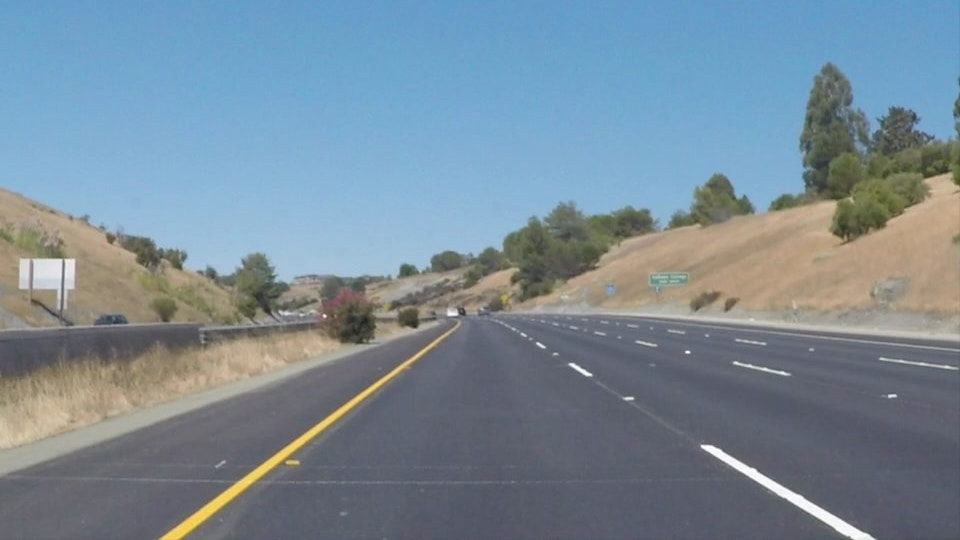
#> input picture CarND-LaneLines-P1/test_images/solidYellowCurve2.jpg, 960 x 540 px
$ jupyter execute --allow-errors P1.ipynb   (shell and % lines are left out)
#> lines starting #> are read from the running program, lines starting #| are printed output that depends on the picture; after the words box and inside, x2 and y2 are one past the last pixel; in counts of white or black regions, pixels touching at a corner belong together
# Self-Driving Car Engineer Nanodegree

## Project: **Finding Lane Lines on the Road**
***
In this project, you will use the tools you learned about in the lesson to identify lane lines on the road.  You can develop your pipeline on a series of individual images, and later apply the result to a video stream (really just a series of images). Check out the video clip "raw-lines-example.mp4" (also contained in this repository) to see what the output should look like after using the helper functions below.

Once you have a result that looks roughly like "raw-lines-example.mp4", you'll need to get creative and try to average and/or extrapolate the line segments you've detected to map out the full extent of the lane lines.  You can see an example of the result you're going for in the video "P1_example.mp4".  Ultimately, you would like to draw just one line for the left side of the lane, and one for the right.

In addition to implementing code, there is a brief writeup to complete. The writeup should be completed in a separate file, which can be either a markdown file or a pdf document. There is a [write up template](https://github.com/udacity/CarND-LaneLines-P1/blob/master/writeup_template.md) that can be used to guide the writing process. Completing both the code in the Ipython notebook and the writeup template will cover all of the [rubric points](https://review.udacity.com/#!/rubrics/322/view) for this project.

---
Let's have a look at our first image called 'test_images/solidWhiteRight.jpg'.  Run the 2 cells below (hit Shift-Enter or the "play" button above) to display the image.

**Note: If, at any point, you encounter frozen display windows or other confounding issues, you can always start again with a clean slate by going to the "Kernel" menu above and selecting "Restart & Clear Output".**

---

**The tools you have are color selection, region of interest selection, grayscaling, Gaussian smoothing, Canny Edge Detection and Hough Tranform line detection.  You  are also free to explore and try other techniques that were not presented in the lesson.  Your goal is piece together a pipeline to detect the line segments in the image, then average/extrapolate them and draw them onto the image for display (as below).  Once you have a working pipeline, try it out on the video stream below.**

---

<figure>

 <figcaption>
 <p></p>
 <p style="text-align: center;"> Your output should look something like this (above) after detecting line segments using the helper functions below </p>
 </figcaption>
</figure>
 <p></p>
<figure>

 <figcaption>
 <p></p>
 <p style="text-align: center;"> Your goal is to connect/average/extrapolate line segments to get output like this</p>
 </figcaption>
</figure>

**Run the cell below to import some packages.  If you get an `import error` for a package you've already installed, try changing your kernel (select the Kernel menu above --> Change Kernel).  Still have problems?  Try relaunching Jupyter Notebook from the terminal prompt.  Also, see [this forum post](https://carnd-forums.udacity.com/cq/viewquestion.action?spaceKey=CAR&id=29496372&questionTitle=finding-lanes---import-cv2-fails-even-though-python-in-the-terminal-window-has-no-problem-with-import-cv2) for more troubleshooting tips.**

## Import Packages

[cell 1]
#importing some useful packages
import matplotlib.pyplot as plt
import matplotlib.image as mpimg
import numpy as np
import cv2

## Read in an Image

[cell 2]
#reading in an image
image_dir = "test_images/"
image_out_dir = "test_images_out/"
image_file = "solidYellowCurve2.jpg"

# [7 lines of commented-out code are left out]
image = mpimg.imread(image_dir + image_file)
#> image is the input picture: shape (540, 960, 3); mean R, G, B 120.7, 138.6, 151.5


#printing out some stats and plotting
print('This image is:', type(image), 'with dimensions:', image.shape)
#| This image is: <class 'numpy.ndarray'> with dimensions: (540, 960, 3)
plt.imshow(image)  # if you wanted to show a single color channel image called 'gray', for example, call as plt.imshow(gray, cmap='gray')

## Ideas for Lane Detection Pipeline

**Some OpenCV functions (beyond those introduced in the lesson) that might be useful for this project are:**

`cv2.inRange()` for color selection
`cv2.fillPoly()` for regions selection
`cv2.line()` to draw lines on an image given endpoints
`cv2.addWeighted()` to coadd / overlay two images
`cv2.cvtColor()` to grayscale or change color
`cv2.imwrite()` to output images to file
`cv2.bitwise_and()` to apply a mask to an image

**Check out the OpenCV documentation to learn about these and discover even more awesome functionality!**

## Helper Functions

Below are some helper functions to help get you started. They should look familiar from the lesson!

[cell 3]
import math

global left_slopes, right_slopes, left_intercepts, right_intercepts
left_slopes    = []
left_intercepts = []
right_slopes   = []
right_intercepts = []


def grayscale(img):
    """Applies the Grayscale transform
    This will return an image with only one color channel
    but NOTE: to see the returned image as grayscale
    (assuming your grayscaled image is called 'gray')
    you should call plt.imshow(gray, cmap='gray')"""
    return cv2.cvtColor(img, cv2.COLOR_RGB2GRAY)
    # Or use BGR2GRAY if you read an image with cv2.imread()
    # return cv2.cvtColor(img, cv2.COLOR_BGR2GRAY)

def canny(img, low_threshold, high_threshold):
    """Applies the Canny transform"""
    return cv2.Canny(img, low_threshold, high_threshold)

def gaussian_blur(img, kernel_size):
    """Applies a Gaussian Noise kernel"""
    return cv2.GaussianBlur(img, (kernel_size, kernel_size), 0)

def region_of_interest(img, vertices):
    """
    Applies an image mask.

    Only keeps the region of the image defined by the polygon
    formed from `vertices`. The rest of the image is set to black.
    """
    #defining a blank mask to start with
    mask = np.zeros_like(img)

    #defining a 3 channel or 1 channel color to fill the mask with depending on the input image
    if len(img.shape) > 2:
        channel_count = img.shape[2]  # i.e. 3 or 4 depending on your image
        ignore_mask_color = (255,) * channel_count
    else:
        ignore_mask_color = 255

    #filling pixels inside the polygon defined by "vertices" with the fill color
    cv2.fillPoly(mask, vertices, ignore_mask_color)

    #returning the image only where mask pixels are nonzero
    masked_image = cv2.bitwise_and(img, mask)
    return masked_image

# Calculate one single left line and right line for a given lane
# The left line has a negative slope and the right line has a positive slope
# The left line is computed with the average slope and intercept of all the smaller lines which
# make up the left line in this frame and all the previous frames
# Likewise the right line is computed with the average slope and intercept of all the smaller lines which
# make up the right line in this frame and all the previous frames
# Returns: The left line and right line as a (slope, intercept) tuple
def average_slope_intercept(lines):
    # These globals caches all line slope, intercepts from all previous frames
    # The resulting average is a much smoother function than just the average of slope,intercept
    # for current frame in a moving video
    global left_slopes, right_slopes, left_intercepts, right_intercepts
    left_line = None
    right_line = None

    for line in lines:
        for x1, y1, x2, y2 in line:
            if x2==x1:
                continue # ignore a vertical line
            slope = (y2-y1)/(x2-x1)
            intercept = y2 - slope*x2
            linetuple = (x1,y1),(x2,y2)
            if slope < 0:
                left_slopes.append(slope)
                left_intercepts.append(intercept)
            else:
                right_slopes.append(slope)
                right_intercepts.append(intercept)

    left_slope_mean = np.mean(left_slopes)
    right_slope_mean = np.mean(right_slopes)
    left_intercept_mean = np.mean(left_intercepts)
    right_intercept_mean = np.mean(right_intercepts)
    left_line = (left_slope_mean, left_intercept_mean)
    right_line = (right_slope_mean, right_intercept_mean)

    return left_line, right_line # (slope, intercept), (slope, intercept)


def get_line_coord(y1, y2, line):
    """
    Convert a line represented in slope and intercept into pixel points
    """

    slope, intercept = line

    if math.isnan(slope) or math.isnan(intercept):
        return None
    #if slope == 0:
    #    return None

    # make sure everything is integer as cv2.line requires it
    x1 = int((y1 - intercept)/slope)
    x2 = int((y2 - intercept)/slope)
    y1 = int(y1)
    y2 = int(y2)

    return ((x1, y1), (x2, y2))

def extrapolated_lane_lines(image, lines):
    left_lane, right_lane = average_slope_intercept(lines)

    y1 = image.shape[0] # bottom of the image
    y2 = y1*0.65         # slightly lower than the middle

    left_line  = get_line_coord(y1, y2, left_lane)
    right_line = get_line_coord(y1, y2, right_lane)

    return left_line, right_line


def draw_lines(img, lines, color=[255, 0, 0], thickness=20):
    """
    NOTE: this is the function you might want to use as a starting point once you want to
    average/extrapolate the line segments you detect to map out the full
    extent of the lane (going from the result shown in raw-lines-example.mp4
    to that shown in P1_example.mp4).

    Think about things like separating line segments by their
    slope ((y2-y1)/(x2-x1)) to decide which segments are part of the left
    line vs. the right line.  Then, you can average the position of each of
    the lines and extrapolate to the top and bottom of the lane.

    This function draws `lines` with `color` and `thickness`.
    Lines are drawn on the image inplace (mmage).
    If you want to make the lines semi-tran    nk about combining
    this function with the weighted_img() funct      """
    for line in lines:
        if line is not None:
            xtuple,ytuple = line
            cv2.line(img, xtuple, ytuple, color, thickness)

def hough_lines(img, rho, theta, threshold, min_line_len, max_line_gap):
    """
    `img` should be the output of a Canny transform.

    Returns an image with hough lines drawn.
    """
    lines = cv2.HoughLinesP(img, rho, theta, threshold, np.array([]), minLineLength=min_line_len, maxLineGap=max_line_gap)
    line_img = np.zeros((img.shape[0], img.shape[1], 3), dtype=np.uint8)
    left_line, right_line = extrapolated_lane_lines(image, lines)

    draw_lines(line_img, [left_line, right_line])

    return line_img

# Python 3 has support for cool math symbols.

def weighted_img(img, initial_img, α=0.8, β=1., λ=0.):
    """
    `img` is the output of the hough_lines(), An image with lines drawn on it.
    Should be a blank image (all black) with lines drawn on it.

    `initial_img` should be the image before any processing.

    The result image is computed as follows:

    initial_img * α + img * β + λ
    NOTE: initial_img and img must be the same shape!
    """
    return cv2.addWeighted(initial_img, α, img, β, λ)

## Test Images

Build your pipeline to work on the images in the directory "test_images"
**You should make sure your pipeline works well on these images before you try the videos.**

[cell 4]
import os
os.listdir("test_images/")

## Build a Lane Finding Pipeline

Build the pipeline and run your solution on all test_images. Make copies into the `test_images_output` directory, and you can use the images in your writeup report.

Try tuning the various parameters, especially the low and high Canny thresholds as well as the Hough lines parameters.

[cell 5]
def detect_lane_lines(image):

    # Convert to grayscale to reduce effect / impact of color variation
    gray = grayscale(image)

    #plt.imshow(gray, cmap='gray')
    # Apply gaussia blur to reduce noise
    blur_image = gaussian_blur(gray, 9)
    #plt.imshow(blur_image, cmap='gray')

    # Apply Canny Edge detection to select interesting edges
    edges_image = canny(blur_image, 30, 90)
    plt.imshow(edges_image)

    imshape = image.shape

    # Select the region of interest for the lanes
    #vertices = np.array([[(imshape[1] * 0.158,imshape[0]),(imshape[1]*0.48, imshape[0]*0.60), (imshape[1]*0.52, imshape[0]*0.60), (imshape[1] * 0.94,imshape[0])]], dtype=np.int32)
    vertices = np.array([[(152,imshape[0]),(460, 320), (500, 320), (imshape[1]-60,imshape[0])]], dtype=np.int32)

    masked_edges = region_of_interest(edges_image, vertices)
    #plt.imshow(masked_edges)

    # Use Polar coordinates based Hough Transform to identify straight lines in the image
    rho = 1
    theta = np.pi/180
    threshold = 9
    min_line_len = 5
    max_line_gap = 1
    line_image = hough_lines(masked_edges, rho, theta, threshold, min_line_len, max_line_gap)
    #plt.imshow(line_image)


    # Draw the lines on the edge image
    combo = weighted_img(image, line_image, 2, 0.6, 1)
    return combo

# Walk through all the image files in the test_images directory and detect lane lines
# in each of them. Output the resulting composite images with lanes marked into
# test_images_output directory
def process_input_images():
  for file in os.listdir('test_images/'):
    #file = 'solidWhiteRight.jpg'
    image = mpimg.imread('test_images/' + file)
    combo = detect_lane_lines(image)
    #plt.imshow(combo)
    mpimg.imsave('test_images_output/' + file, combo)

# Let us mark lane lines in all the files in the input directory
process_input_images()
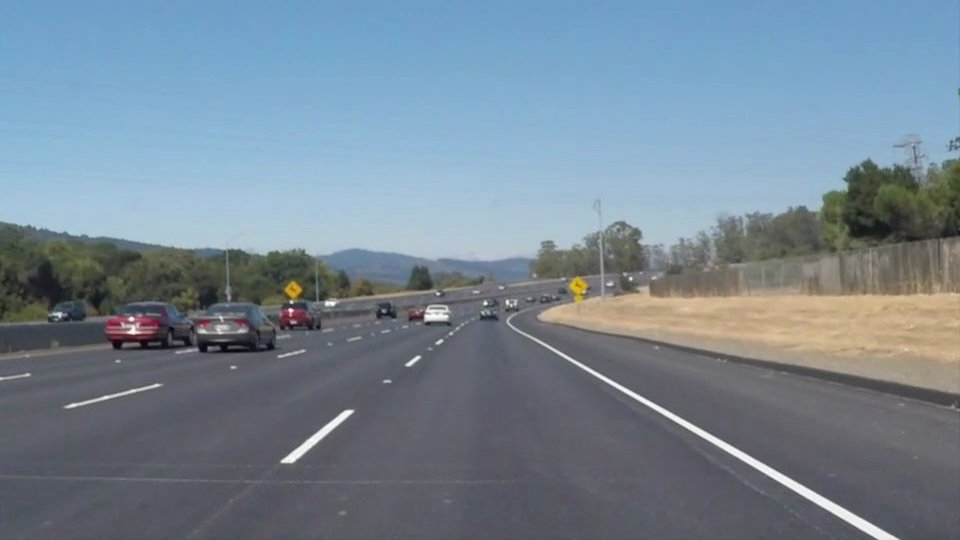
#> input picture CarND-LaneLines-P1/test_images/solidWhiteCurve.jpg, 960 x 540 px
#> in process_input_images, image is the input picture: shape (540, 960, 3); mean R, G, B 118.5, 134.5, 148.1
#> in grayscale, `return cv2.cvtColor(img, cv2.COLOR_RGB2GRAY)`:
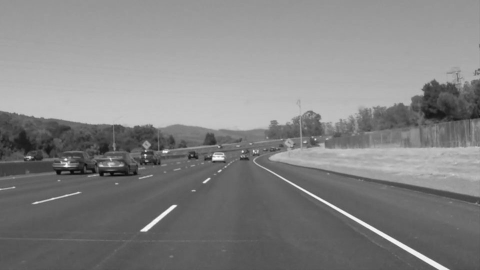
#> returned value: shape (540, 960) (shown at 1/2 size); min 5, max 255, mean 131.2
#> in canny, `return cv2.Canny(img, low_threshold, high_threshold)`:
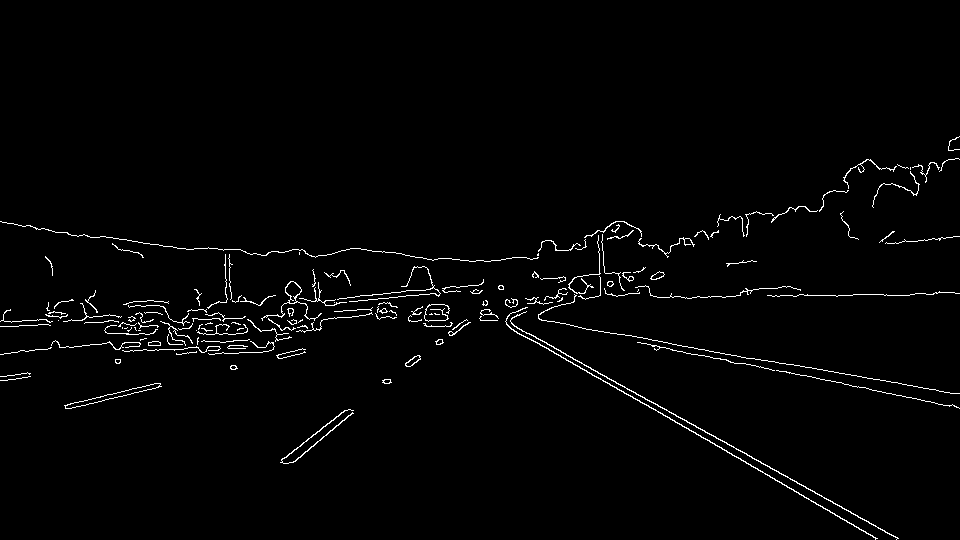
#> returned value: shape (540, 960); 1.7% white in thin lines or dots, all inside (x1, y1, x2, y2) = (0, 136, 960, 540)
#> in region_of_interest, `cv2.fillPoly(mask, vertices, ignore_mask_color)`:
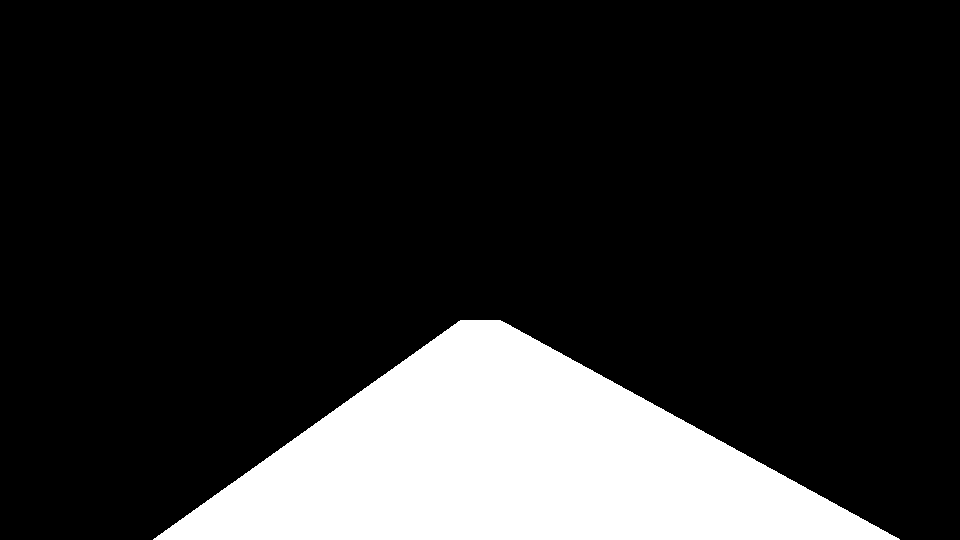
#> mask: shape (540, 960); 16.7% white; 1 white region, box (x1, y1, x2, y2) and area: (153, 320, 900, 540) 86814
#> in region_of_interest, `masked_image = cv2.bitwise_and(img, mask)`:
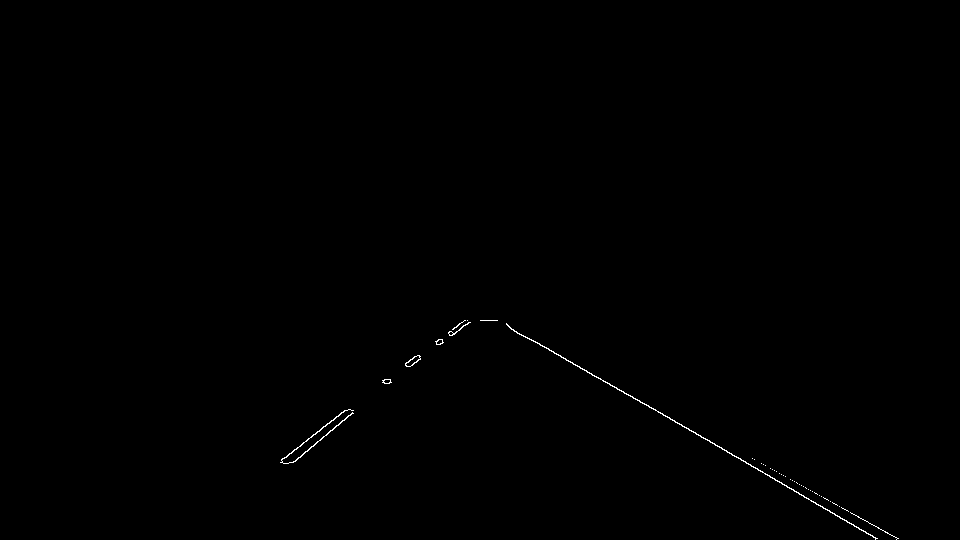
#> masked_image: shape (540, 960); 0.22% white in thin lines or dots, all inside (x1, y1, x2, y2) = (280, 320, 899, 540)
#> in hough_lines, `lines = cv2.HoughLinesP(img, rho, theta, threshold, np.array([]), minL..`: lines = 22 rows, first 6: [533, 340, 877, 538], [292, 451, 320, 430], [320, 429, 345, 410], [338, 425, 352, 413], [790, 479, 897, 538], [293, 462, 323, 436]
#> the loop in average_slope_intercept, `for line in lines:` made 22 passes
#> after the loop in average_slope_intercept, `for line in lines:`: left_intercepts = [670, 672.2, 714.7, 715.9, 679.9, 653, 769, 740.6, 678.9, 668, 669.5, 633, 760, 759, 669.2]; left_slopes = [-0.75, -0.76, -0.857, -0.867, -0.765, -0.7, -1, -0.938, -0.778, -0.75, -0.75, -0.667, -1, -1, -0.75]; right_intercepts = [33.22, 43.39, 31.89, 320, 30.49, 56.31, 56.3]; right_slopes = [0.576, 0.551, 0.579, 0, 0.581, 0.538, 0.55]
#> in average_slope_intercept, `left_slope_mean = np.mean(left_slopes)`: left_slope_mean = -0.822
#> in average_slope_intercept, `right_slope_mean = np.mean(right_slopes)`: right_slope_mean = 0.482
#> in average_slope_intercept, `left_intercept_mean = np.mean(left_intercepts)`: left_intercept_mean = 696.9
#> in average_slope_intercept, `right_intercept_mean = np.mean(right_intercepts)`: right_intercept_mean = 81.66
#> in average_slope_intercept, `left_line = (left_slope_mean, left_intercept_mean)`: left_line = (-0.822, 696.9)
#> in average_slope_intercept, `right_line = (right_slope_mean, right_intercept_mean)`: right_line = (0.482, 81.66)
#> in extrapolated_lane_lines, `left_lane, right_lane = average_slope_intercept(lines)`: left_lane = (-0.822, 696.9); right_lane = (0.482, 81.66)
#> in get_line_coord, `slope, intercept = line`: slope = -0.822; intercept = 696.9
#> in get_line_coord, `x1 = int((y1 - intercept)/slope)`: x1 = 190
#> in get_line_coord, `x2 = int((y2 - intercept)/slope)`: x2 = 420
#> in extrapolated_lane_lines, `left_line  = get_line_coord(y1, y2, left_lane)`: left_line = ((190, 540), (420, 351))
#> in extrapolated_lane_lines, `right_line = get_line_coord(y1, y2, right_lane)`: right_line = ((950, 540), (558, 351))
#> in hough_lines, `left_line, right_line = extrapolated_lane_lines(image, lines)`: left_line = ((190, 540), (420, 351)); right_line = ((950, 540), (558, 351))
#> after the loop in draw_lines, `for line in lines:`:
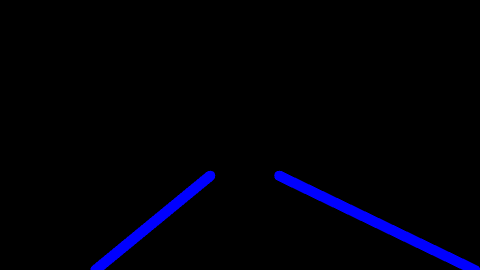
#> img: shape (540, 960, 3) (shown at 1/2 size); mean of channels 0, 1, 2 7.6, 0, 0; drawn as B, G, R
#> in weighted_img, `return cv2.addWeighted(initial_img, α, img, β, λ)`:
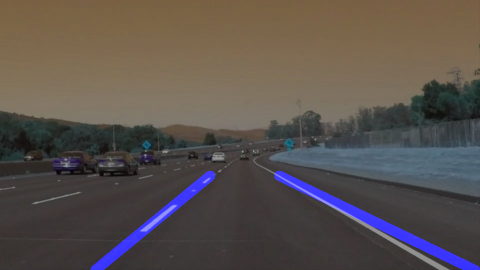
#> returned value: shape (540, 960, 3) (shown at 1/2 size); mean of channels 0, 1, 2 77.8, 81.7, 89.8; drawn as B, G, R
#> in process_input_images, `mpimg.imsave('test_images_output/' + file, combo)`:
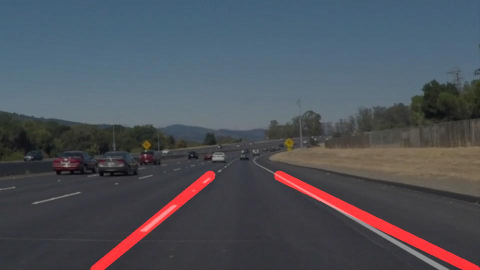
#> saved as solidWhiteCurve.jpg: shape (540, 960, 3) (shown at 1/2 size); mean R, G, B 77.9, 81.7, 89.8
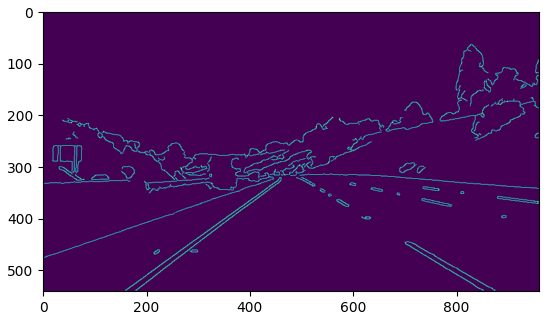
#> figure drawn by matplotlib, 1 panel

[cell 6]
# Import everything needed to edit/save/watch video clips
from moviepy.editor import VideoFileClip
from IPython.display import HTML

## Test on Videos

You know what's cooler than drawing lanes over images? Drawing lanes over video!

We can test our solution on two provided videos:

`solidWhiteRight.mp4`

`solidYellowLeft.mp4`

**Note: if you get an `import error` when you run the next cell, try changing your kernel (select the Kernel menu above --> Change Kernel).  Still have problems?  Try relaunching Jupyter Notebook from the terminal prompt. Also, check out [this forum post](https://carnd-forums.udacity.com/questions/22677062/answers/22677109) for more troubleshooting tips.**

**If you get an error that looks like this:**
```
NeedDownloadError: Need ffmpeg exe.
You can download it by calling:
imageio.plugins.ffmpeg.download()
```
**Follow the instructions in the error message and check out [this forum post](https://carnd-forums.udacity.com/display/CAR/questions/26218840/import-videofileclip-error) for more troubleshooting tips across operating systems.**

[cell 7]
def process_image(image):
    return detect_lane_lines(image)

Let's try the one with the solid white lane on the right first ...

[cell 8]
white_output = 'test_videos_output/solidWhiteRight.mp4'
#> white_output = 'test_videos_output/solidWhiteRight.mp4'
#> (the rest of this cell did not finish here and is left out)
